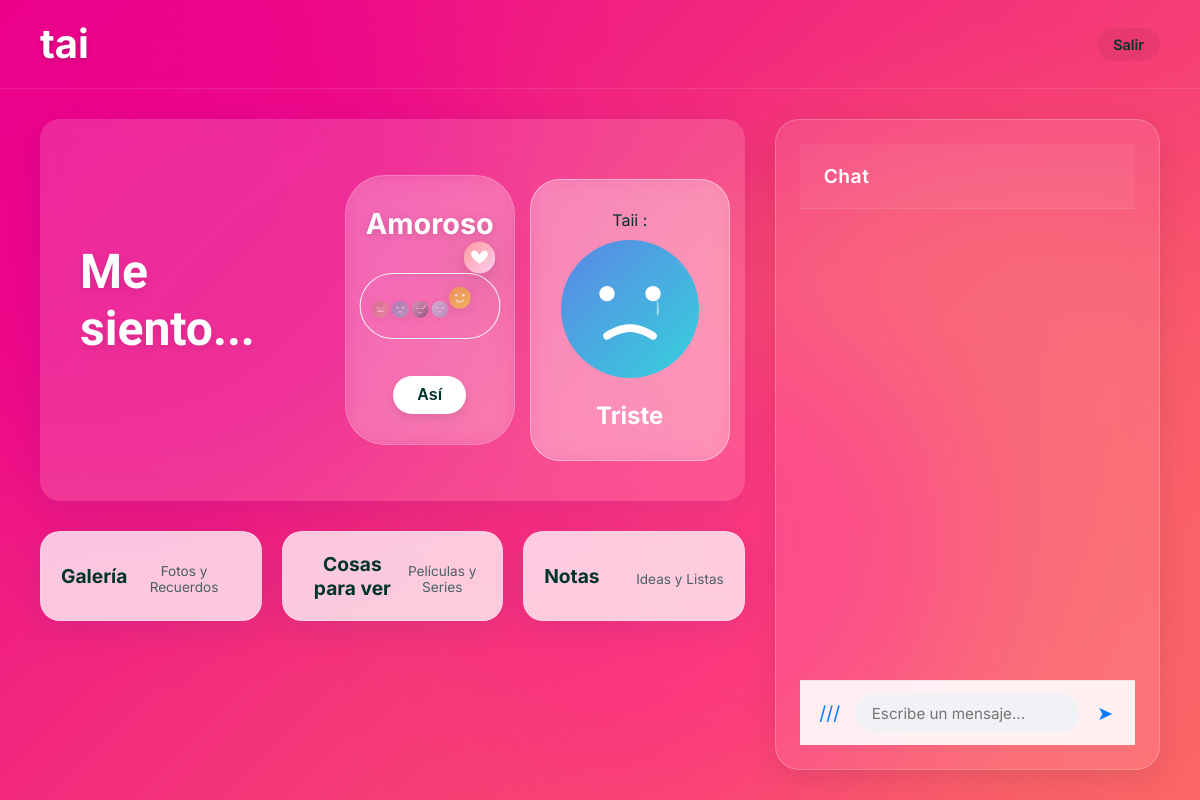
Before: / (signed in) with the older database file.
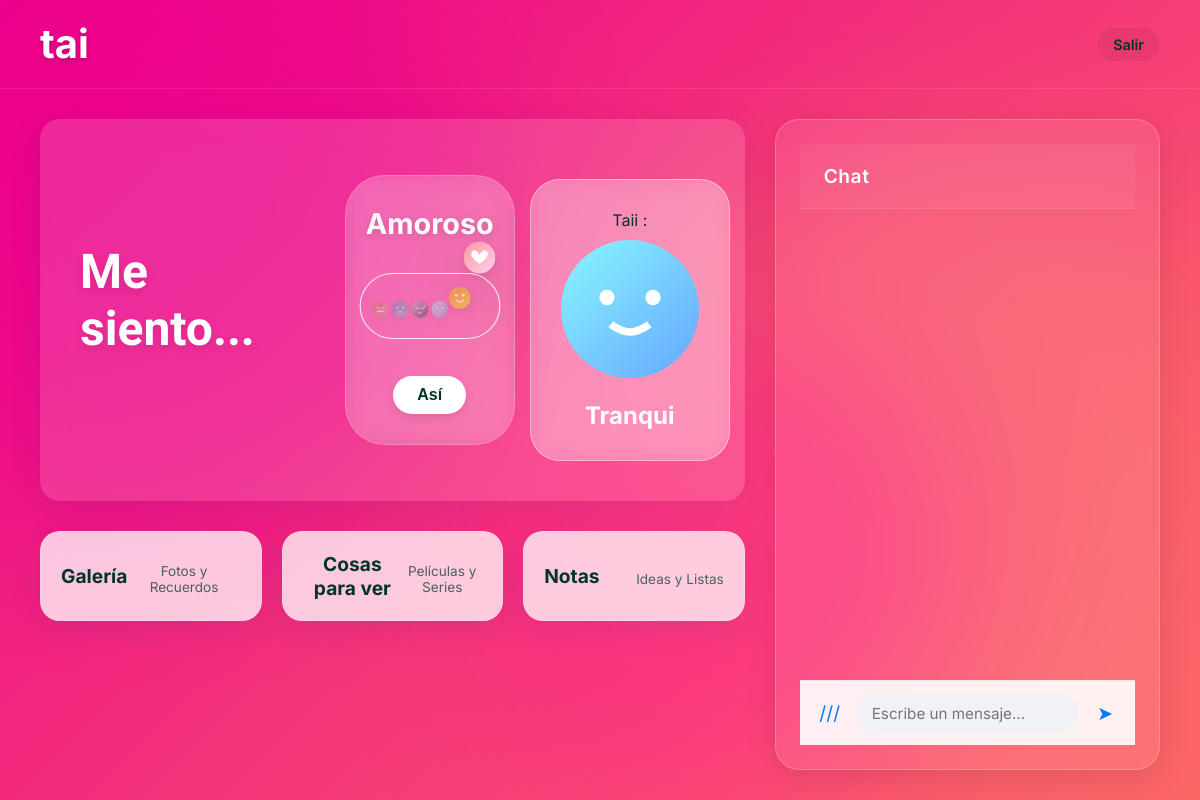
After: the same page with the newer database file.
### core/models.py (models this page shows, shortened)
class MoodEntry(models.Model):
    MOOD_CHOICES = [
        ('enojado', 'Enojado'),
        ('triste', 'Triste'),
        ('cansado', 'Cansado'),
        ('tranqui', 'Tranqui'),
        ('feliz', 'Feliz'),
        ('amoroso', 'Amoroso'),
        ('angry', 'Angry'),
        ('sad', 'Sad'),
        ('tired', 'Tired'),
        ('calm', 'Calm'),
        ('happy', 'Happy'),
        ('love', 'Love'),
    ]
    user = models.ForeignKey(User, on_delete=models.CASCADE, related_name='mood_entries')
    mood = models.CharField(max_length=20, choices=MOOD_CHOICES)
    note = models.CharField(max_length=255, blank=True)
    created_at = models.DateTimeField(auto_now_add=True)
    created_at = models.DateTimeField(auto_now_add=True)
    def get_emoji(self):
        from django.utils.safestring import mark_safe
        svgs = {
            'angry': """<svg viewBox="0 0 36 36" fill="url(#grad_angry)"><defs><linearGradient id="grad_angry" x1="0%" y1="0%" x2="100%" y2="100%"><stop offset="0%" style="stop-color:#FF5E62;stop-opacity:1" /><stop offset="100%" style="stop-color:#FF9966;stop-opacity:1" /></linearGradient></defs><circle cx="18" cy="18" r="18"/><path fill="#FFF" d="M11 23c0-2.5 7-2.5 14 0M10 14l5 2M26 14l-5 2" stroke="#FFF" stroke-width="2" stroke-linecap="round"/></svg>""",
            'sad': """<svg viewBox="0 0 36 36" fill="url(#grad_sad)"><defs><linearGradient id="grad_sad" x1="0%" y1="0%" x2="100%" y2="100%"><stop offset="0%" style="stop-color:#5B86E5;stop-opacity:1" /><stop offset="100%" style="stop-color:#36D1DC;stop-opacity:1" /></linearGradient></defs><circle cx="18" cy="18" r="18"/><circle fill="#FFF" cx="12" cy="14" r="2"/><circle fill="#FFF" cx="24" cy="14" r="2"/><path fill="none" stroke="#FFF" stroke-width="2" stroke-linecap="round" d="M12 25s3-2 6-2 6 2 6 2"/><path fill="#FFF" d="M25 15c.5 2 1 4 0 5" opacity="0.5"/></svg>""",
            'tired': """<svg viewBox="0 0 36 36" fill="url(#grad_tired)"><defs><linearGradient id="grad_tired" x1="0%" y1="0%" x2="100%" y2="100%"><stop offset="0%" style="stop-color:#bdc3c7;stop-opacity:1" /><stop offset="100%" style="stop-color:#2c3e50;stop-opacity:1" /></linearGradient></defs><circle cx="18" cy="18" r="18"/><path fill="none" stroke="#FFF" stroke-width="2" d="M10 16h6M20 16h6"/><circle fill="#FFF" cx="28" cy="12" r="3" opacity="0.5"/><circle fill="#FFF" cx="32" cy="8" r="1.5" opacity="0.5"/><path fill="none" stroke="#FFF" stroke-width="2" d="M14 24s2 2 4 2 4-2 4-2"/></svg>""",
            'calm': """<svg viewBox="0 0 36 36" fill="url(#grad_calm)"><defs><linearGradient id="grad_calm" x1="0%" y1="0%" x2="100%" y2="100%"><stop offset="0%" style="stop-color:#89f7fe;stop-opacity:1" /><stop offset="100%" style="stop-color:#66a6ff;stop-opacity:1" /></linearGradient></defs><circle cx="18" cy="18" r="18"/><circle fill="#FFF" cx="12" cy="15" r="2"/><circle fill="#FFF" cx="24" cy="15" r="2"/><path fill="none" stroke="#FFF" stroke-width="2" d="M13 22s2.5 2 5 2 5-2 5-2"/></svg>""",
            'happy': """<svg viewBox="0 0 36 36" fill="url(#grad_happy)"><defs><linearGradient id="grad_happy" x1="0%" y1="0%" x2="100%" y2="100%"><stop offset="0%" style="stop-color:#F2994A;stop-opacity:1" /><stop offset="100%" style="stop-color:#F2C94C;stop-opacity:1" /></linearGradient></defs><circle cx="18" cy="18" r="18"/><path fill="none" stroke="#FFF" stroke-width="2" stroke-linecap="round" d="M12 22s2.5 3 6 3 6-3 6-3"/><circle fill="#FFF" cx="12" cy="14" r="2"/><circle fill="#FFF" cx="24" cy="14" r="2"/></svg>""",
            'love': """<svg viewBox="0 0 36 36" fill="url(#grad_love)"><defs><linearGradient id="grad_love" x1="0%" y1="0%" x2="100%" y2="100%"><stop offset="0%" style="stop-color:#ff9a9e;stop-opacity:1" /><stop offset="100%" style="stop-color:#fecfef;stop-opacity:1" /></linearGradient></defs><circle cx="18" cy="18" r="18"/><path fill="#FFF" d="M18 25s-7-4-9-9c-2-5 3-8 6-5 1 1 3 4 3 4s2-3 3-4c3-3 8 0 6 5-2 5-9 9-9 9z"/></svg>"""
        }
        key_map = {
            'enojado': 'angry', 'angry': 'angry',
            'triste': 'sad', 'sad': 'sad',
            'cansado': 'tired', 'tired': 'tired',
            'calmado': 'calm', 'tranqui': 'calm', 'calm': 'calm',
            'feliz': 'happy', 'happy': 'happy',
            'amoroso': 'love', 'love': 'love'
        }
        canonical = key_map.get(self.mood, 'calm')
        return mark_safe(svgs.get(canonical, svgs['calm']))
    class Meta:
        ordering = ['-created_at']

### core/views.py (the view)
# urls.py: path('', views.home, name='home'),
@login_required(login_url='login')
def home(request):
    phrases = DailyPhrase.objects.filter(is_active=True)
    hero_phrase = random.choice(phrases) if phrases else None
    now = timezone.now()
    hour = now.hour
    current_period = 'ALL'
    if 5 <= hour < 12:
        current_period = 'MORNING'
    elif 12 <= hour < 20:
        current_period = 'AFTERNOON'
    else:
        current_period = 'EVENING'
    announcements = Announcement.objects.filter(
        is_active=True,
        time_of_day__in=['ALL', current_period]
    )
    announcement = random.choice(announcements) if announcements else None
    latest_my_mood = MoodEntry.objects.filter(user=request.user).order_by('-created_at').first()
    latest_other_mood = MoodEntry.objects.exclude(user=request.user).order_by('-created_at').first()
    bg_gradient = "linear-gradient(-45deg, #96a977, #81c784, #007F7A, #26a69a)" # Default
    if latest_my_mood:
        gradients = {
            'happy': "linear-gradient(135deg, #fff9c4 0%, #ffeb3b 50%, #fbc02d 100%)", # Gold/Yellow
            'feliz': "linear-gradient(135deg, #fff9c4 0%, #ffeb3b 50%, #fbc02d 100%)", # Gold/Yellow
            'calm': "linear-gradient(135deg, #e3f2fd 0%, #bbdefb 50%, #90caf9 100%)", # Sky Blue
            'calmado': "linear-gradient(135deg, #e3f2fd 0%, #bbdefb 50%, #90caf9 100%)", # Sky Blue
            'tranqui': "linear-gradient(135deg, #e3f2fd 0%, #bbdefb 50%, #90caf9 100%)", # Sky Blue
            'tired': "linear-gradient(135deg, #f5f5f5 0%, #e0e0e0 50%, #bdbdbd 100%)", # Soft Gray
            'cansado': "linear-gradient(135deg, #f5f5f5 0%, #e0e0e0 50%, #bdbdbd 100%)", # Soft Gray
            'sad': "linear-gradient(135deg, #c5cae9 0%, #9fa8da 50%, #7986cb 100%)", # Indigo/Lavenderish
            'triste': "linear-gradient(135deg, #c5cae9 0%, #9fa8da 50%, #7986cb 100%)", # Indigo/Lavenderish
            'angry': "linear-gradient(135deg, #ffcdd2 0%, #ef9a9a 50%, #e57373 100%)", # Soft Red
            'enojado': "linear-gradient(135deg, #ffcdd2 0%, #ef9a9a 50%, #e57373 100%)", # Soft Red
            'love': "linear-gradient(135deg, #f8bbd0 0%, #f48fb1 50%, #f06292 100%)", # Rose/Pink
            'amoroso': "linear-gradient(135deg, #f8bbd0 0%, #f48fb1 50%, #f06292 100%)", # Rose/Pink
        }
        bg_gradient = gradients.get(latest_my_mood.mood, bg_gradient)
    context = {
        'hero_phrase': hero_phrase,
        'announcement': announcement,
        'latest_my_mood': latest_my_mood,
        'latest_other_mood': latest_other_mood,
        'bg_gradient': bg_gradient,
    }
    return render(request, 'dashboard.html', context)

### templates/dashboard.html (shortened to what the changed rows need)
{% extends 'base.html' %}
{% block content %}
<div class="dashboard-wrapper">
    <main class="dashboard-layout">
        <section class="hero-section">
            <div class="hero-content">
                <section class="hero">
                    {% if announcement %}
                    <h1 class="hero-announcement-title">{{ announcement.title }}</h1>
                    <p class="hero-announcement-text">{{ announcement.content }}</p>
                    {% elif hero_phrase %}
                    <h1>“{{ hero_phrase.text }}”</h1>
                    {% if hero_phrase.author %}
                    <p class="author">- {{ hero_phrase.author }}</p>
                    {% endif %}
                    {% else %}
                    <h1>tai</h1>
                    {% endif %}
                </section>
            </div>
        </section>
        <section class="content-grid">
            <div class="mood-section widget"
                style="grid-column: span 1; padding: 40px; border: none; background: rgba(255, 255, 255, 0.15); backdrop-filter: blur(20px);">
                <h2
                    style="margin-top: 0; margin-bottom: 30px; font-family: var(--font-hand); font-size: 3rem; color: #fff; text-shadow: 0 4px 10px rgba(0,0,0,0.1);">
                    Me siento...</h2>
                <div style="display: flex; justify-content: center; align-items: center; gap: 40px; margin-top: 20px;">
                    <div
                        style="text-align: center; background: rgba(255,255,255,0.25); padding: 30px; border-radius: 30px; border: 1px solid rgba(255,255,255,0.4); backdrop-filter: blur(10px); min-width: 200px;">
                        {% if user.username|lower == 'pacu' %}Taii{% else %}Pacu{% endif %} :
                        {% if latest_other_mood %}
                        <div
                            style="font-size: 6rem; line-height: 1; margin: 10px 0; animation: float 3s ease-in-out infinite;">
                            {{ latest_other_mood.get_emoji }}
                        </div>
                        <strong style="font-size: 1.5rem; color: #fff; display: block; margin-top: 10px;">
                            {{ latest_other_mood.get_mood_display }}
                        </strong>
                        {% else %}
                        <p style="color: #fff; opacity: 0.7; font-style: italic;">Sin novedades aún...</p>
                        {% endif %}
                    </div>
                </div>
            </div>
        </section>
    </main>
</div>
{% endblock %}

Changed rows visible on the page:
no longer on this page (row unchanged): MoodEntry: mood "Triste"
added MoodEntry: mood "Tranqui"
